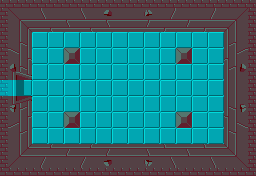

This game map was drawn from its Tiled (.tmx) file and the tilesets committed beside it. A one-line description and the full map source follow:
An orthogonal 16x11 tile map with 16x16 px tiles, 3 tile layers (TileMap, TileMapForeground, CollisionMask), 2 tilesets, 1 image layer and 13 objects (PortalWest, PortalEast, PortalNorth, PortalSouth, Kesee0, ...).

<map version="1.0" orientation="orthogonal" renderorder="left-up" width="16" height="11" tilewidth="16" tileheight="16" nextobjectid="19">
 <tileset firstgid="1" name="zelda-tileset" tilewidth="16" tileheight="16" tilecount="1024" columns="32">
  <image source="../../Images/TileSets/TileSet_World.png" width="512" height="512" />
 </tileset>
 <tileset firstgid="1025" name="CollisionMask" tilewidth="16" tileheight="16" tilecount="16" columns="4">
  <image source="../../Images/TileSets/TileSet_CollisionMask.png" width="64" height="64" />
 </tileset>
 <imagelayer name="RefImage" opacity="0.33" offsetx="-768" offsety="-528">
  <image source="../../Images/Maps/Zelda_Quest1_Dundeon1.png" width="1536" height="1056" />
 </imagelayer>
 <layer name="TileMap" width="16" height="11">
  <data encoding="csv">
4,5,6,5,5,7,8,5,5,9,10,5,5,11,5,12,
41,42,43,44,45,46,47,48,48,49,50,51,52,53,54,55,
41,99,100,100,100,100,100,100,100,100,100,100,100,100,101,55,
131,132,100,100,133,100,100,100,100,100,100,133,100,100,134,135,
167,168,100,100,100,100,100,100,100,100,100,100,100,100,169,170,
203,388,100,100,100,100,100,100,100,100,100,100,100,100,205,55,
236,237,100,100,100,100,100,100,100,100,100,100,100,100,238,239,
270,271,100,100,133,100,100,100,100,100,100,133,100,100,272,273,
41,282,100,100,100,100,100,100,100,100,100,100,100,100,283,55,
41,288,289,290,291,292,293,294,294,295,296,297,298,299,300,55,
333,334,335,334,334,336,337,334,334,338,339,334,334,340,334,341
</data>
 </layer>
 <layer name="TileMapForeground" width="16" height="11">
  <data encoding="csv">
4,5,6,5,5,7,8,5,5,9,10,5,5,11,5,12,
41,0,0,0,0,0,0,0,0,0,0,0,0,0,0,55,
41,0,0,0,0,0,0,0,0,0,0,0,0,0,0,55,
131,0,0,0,0,0,0,0,0,0,0,0,0,0,0,135,
167,0,0,0,0,0,0,0,0,0,0,0,0,0,0,170,
203,0,0,0,0,0,0,0,0,0,0,0,0,0,0,55,
236,0,0,0,0,0,0,0,0,0,0,0,0,0,0,239,
270,0,0,0,0,0,0,0,0,0,0,0,0,0,0,273,
41,0,0,0,0,0,0,0,0,0,0,0,0,0,0,55,
41,0,0,0,0,0,0,0,0,0,0,0,0,0,0,55,
333,334,335,334,334,336,337,334,334,338,339,334,334,340,334,341
</data>
 </layer>
 <layer name="CollisionMask" width="16" height="11" opacity="0.5">
  <data encoding="csv">
1026,1026,1026,1026,1026,1026,1026,1026,1026,1026,1026,1026,1026,1026,1026,1026,
1026,1026,1026,1026,1026,1026,1026,1026,1026,1026,1026,1026,1026,1026,1026,1026,
1026,1026,1025,1025,1025,1025,1025,1025,1025,1025,1025,1025,1025,1025,1026,1026,
1026,1026,1025,1025,1026,1025,1025,1025,1025,1025,1025,1026,1025,1025,1026,1026,
1026,1026,1025,1025,1025,1025,1025,1025,1025,1025,1025,1025,1025,1025,1026,1026,
1025,1025,1025,1025,1025,1025,1025,1025,1025,1025,1025,1025,1025,1025,1026,1026,
1026,1026,1025,1025,1025,1025,1025,1025,1025,1025,1025,1025,1025,1025,1026,1026,
1026,1026,1025,1025,1026,1025,1025,1025,1025,1025,1025,1026,1025,1025,1026,1026,
1026,1026,1025,1025,1025,1025,1025,1025,1025,1025,1025,1025,1025,1025,1026,1026,
1026,1026,1026,1026,1026,1026,1026,1026,1026,1026,1026,1026,1026,1026,1026,1026,
1026,1026,1026,1026,1026,1026,1026,1026,1026,1026,1026,1026,1026,1026,1026,1026
</data>
 </layer>
 <objectgroup name="Portals">
  <object id="1" name="PortalWest" x="0" y="4" width="2" height="168">
   <properties>
    <property name="TargetMap" value="Dungeon_2-3" />
    <property name="TransitionType" type="int" value="2" />
   </properties>
  </object>
  <object id="2" name="PortalEast" x="254" y="4" width="2" height="168">
   <properties>
    <property name="TargetMap" value="Dungeon_4-3" />
    <property name="TransitionType" type="int" value="0" />
   </properties>
  </object>
  <object id="3" name="PortalNorth" x="4" y="0" width="248" height="2">
   <properties>
    <property name="TargetMap" value="Dungeon_3-2" />
    <property name="TransitionType" type="int" value="1" />
   </properties>
  </object>
  <object id="4" name="PortalSouth" x="4" y="174" width="248" height="2">
   <properties>
    <property name="TargetMap" value="Dungeon_3-4" />
    <property name="TransitionType" type="int" value="3" />
   </properties>
  </object>
 </objectgroup>
 <objectgroup name="Enemies">
  <object id="7" name="Kesee0" x="80" y="32" width="16" height="16">
   <properties>
    <property name="Name" value="Kesee" />
   </properties>
  </object>
  <object id="8" name="Kesee1" x="192" y="48" width="16" height="16">
   <properties>
    <property name="Name" value="Kesee" />
   </properties>
  </object>
  <object id="9" name="Kesee2" x="128" y="64" width="16" height="16">
   <properties>
    <property name="Name" value="Kesee" />
   </properties>
  </object>
  <object id="12" name="Kesee3" x="160" y="64" width="16" height="16">
   <properties>
    <property name="Name" value="Kesee" />
   </properties>
  </object>
  <object id="13" name="Kesee4" x="176" y="80" width="16" height="16">
   <properties>
    <property name="Name" value="Kesee" />
   </properties>
  </object>
  <object id="14" name="Kesee5" x="128" y="96" width="16" height="16">
   <properties>
    <property name="Name" value="Kesee" />
   </properties>
  </object>
  <object id="15" name="Kesee6" x="160" y="96" width="16" height="16">
   <properties>
    <property name="Name" value="Kesee" />
   </properties>
  </object>
  <object id="16" name="Kesee7" x="192" y="112" width="16" height="16">
   <properties>
    <property name="Name" value="Kesee" />
   </properties>
  </object>
 </objectgroup>
 <objectgroup name="Items">
  <object id="17" name="Compass" x="192" y="80" width="16" height="16">
   <properties>
    <property name="Name" value="Compass" />
   </properties>
  </object>
 </objectgroup>
</map>
